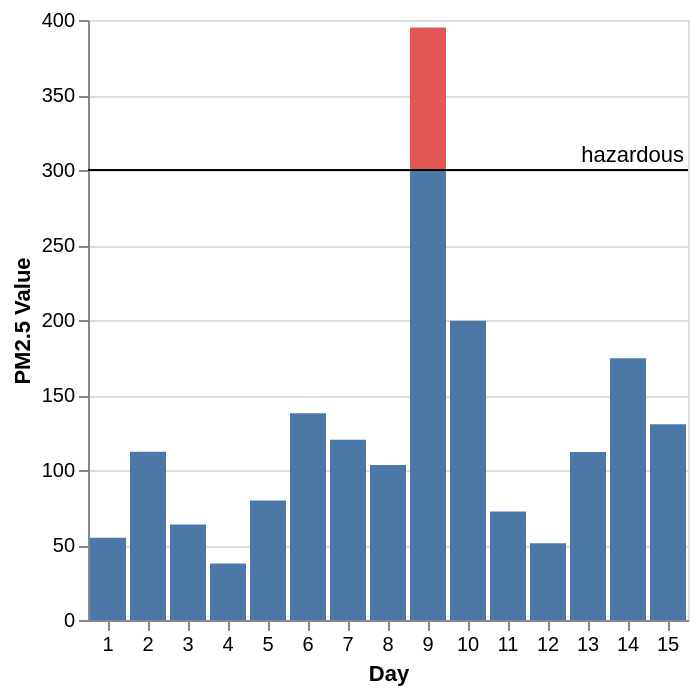

Source (Vega-Lite JSON):
### Vega-Lite specification from a JSON file in a GitHub repository (floating-point values rounded to 4 significant figures)
{"$schema": "https://vega.github.io/schema/vega-lite/v4.json", "description": "The PM2.5 value of Beijing observed 15 days, highlighting the days when PM2.5 level is hazardous to human health. Data source https://chartaccent.github.io/chartaccent.html", "layer": [{"data": {"values": [{"Day": 1, "Value": 54.8}, {"Day": 2, "Value": 112.1}, {"Day": 3, "Value": 63.6}, {"Day": 4, "Value": 37.6}, {"Day": 5, "Value": 79.7}, {"Day": 6, "Value": 137.9}, {"Day": 7, "Value": 120.1}, {"Day": 8, "Value": 103.3}, {"Day": 9, "Value": 394.8}, {"Day": 10, "Value": 199.5}, {"Day": 11, "Value": 72.3}, {"Day": 12, "Value": 51.1}, {"Day": 13, "Value": 112}, {"Day": 14, "Value": 174.5}, {"Day": 15, "Value": 130.5}]}, "layer": [{"mark": "bar", "encoding": {"x": {"field": "Day", "type": "ordinal", "axis": {"labelAngle": 0}}, "y": {"field": "Value", "type": "quantitative"}}}, {"mark": "bar", "encoding": {"x": {"field": "Day", "type": "ordinal"}, "y": {"field": "baseline", "type": "quantitative", "title": "PM2.5 Value"}, "y2": {"field": "Value"}, "color": {"value": "#e45755"}}, "transform": [{"filter": "datum.Value >= 300"}, {"calculate": "300", "as": "baseline"}]}]}, {"data": {"values": [{}]}, "layer": [{"mark": "rule", "encoding": {"y": {"datum": 300}}}, {"mark": {"type": "text", "align": "right", "baseline": "bottom", "dx": -2, "dy": -2, "x": "width", "text": "hazardous"}, "encoding": {"y": {"datum": 300}}}]}]}
